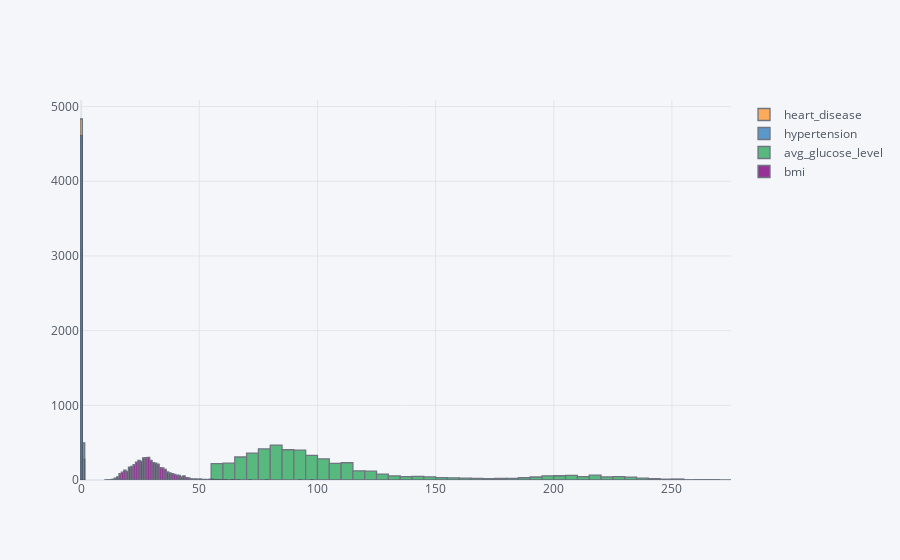

Here is the notebook cell this chart was saved with:
### Code cell
df[skew_cols.index].iplot(kind='hist');

### Figure 1 — Plotly figure (JSON) as saved in the notebook; plotly's stock layout.template omitted (floating-point values rounded to 4 significant figures; data arrays with more than 128 entries replaced by an {"elided": "..."} marker saying what was removed)
{"data": [{"histfunc": "count", "histnorm": "", "marker": {"color": "rgba(255, 153, 51, 1.0)", "line": {"color": "#4D5663", "width": 1.3}}, "name": "heart_disease", "opacity": 0.8, "orientation": "v", "type": "histogram", "x": {"elided": "5110 int values"}}, {"histfunc": "count", "histnorm": "", "marker": {"color": "rgba(55, 128, 191, 1.0)", "line": {"color": "#4D5663", "width": 1.3}}, "name": "hypertension", "opacity": 0.8, "orientation": "v", "type": "histogram", "x": {"elided": "5110 int values"}}, {"histfunc": "count", "histnorm": "", "marker": {"color": "rgba(50, 171, 96, 1.0)", "line": {"color": "#4D5663", "width": 1.3}}, "name": "avg_glucose_level", "opacity": 0.8, "orientation": "v", "type": "histogram", "x": {"elided": "5110 float values"}}, {"histfunc": "count", "histnorm": "", "marker": {"color": "rgba(128, 0, 128, 1.0)", "line": {"color": "#4D5663", "width": 1.3}}, "name": "bmi", "opacity": 0.8, "orientation": "v", "type": "histogram", "x": {"elided": "5110 float values"}}], "layout": {"barmode": "overlay", "legend": {"bgcolor": "#F5F6F9", "font": {"color": "#4D5663"}}, "paper_bgcolor": "#F5F6F9", "plot_bgcolor": "#F5F6F9", "title": {"font": {"color": "#4D5663"}}, "xaxis": {"gridcolor": "#E1E5ED", "showgrid": true, "tickfont": {"color": "#4D5663"}, "title": {"font": {"color": "#4D5663"}, "text": ""}, "zerolinecolor": "#E1E5ED"}, "yaxis": {"gridcolor": "#E1E5ED", "showgrid": true, "tickfont": {"color": "#4D5663"}, "title": {"font": {"color": "#4D5663"}, "text": ""}, "zerolinecolor": "#E1E5ED"}}}
